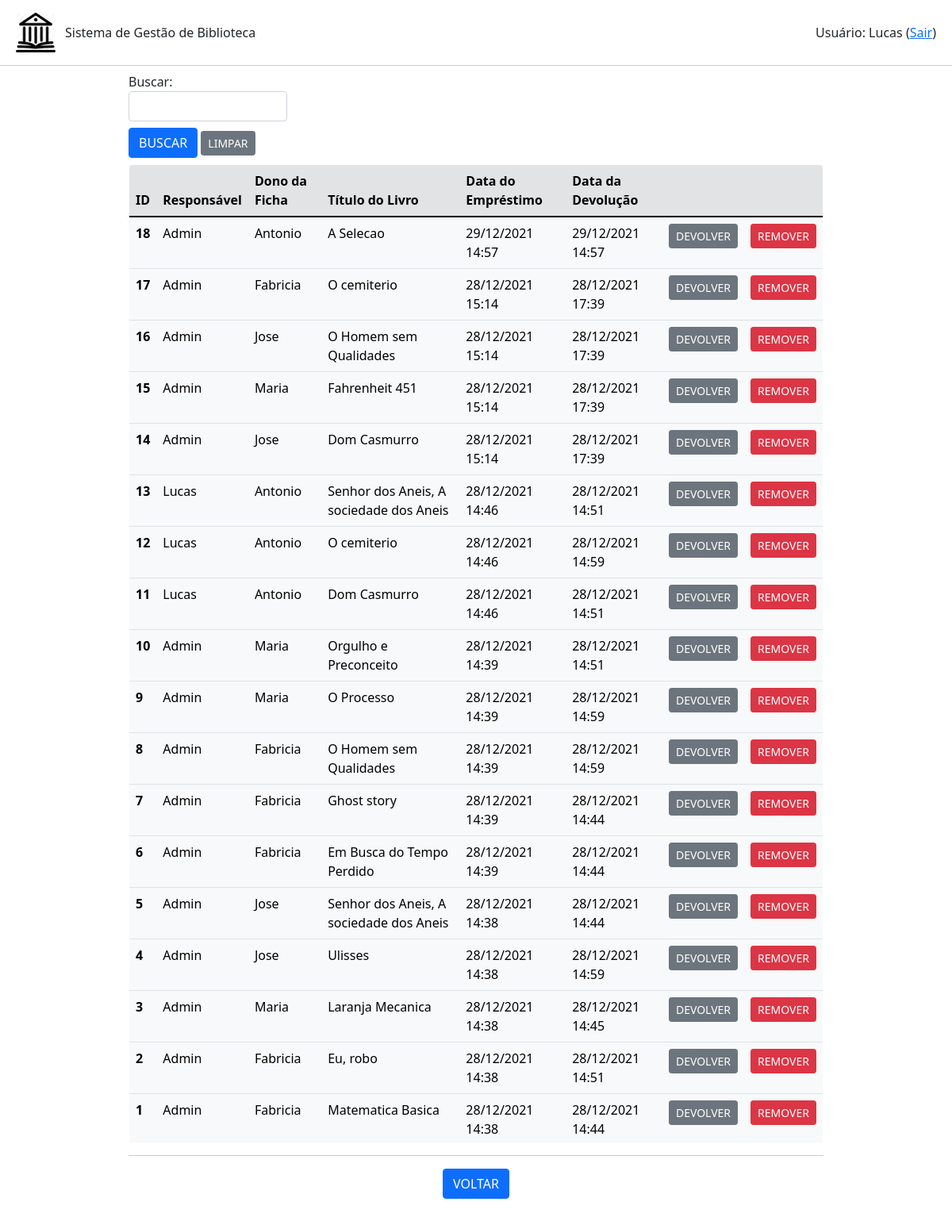
Before: /emprestimo/listar (signed in) with the older database file.
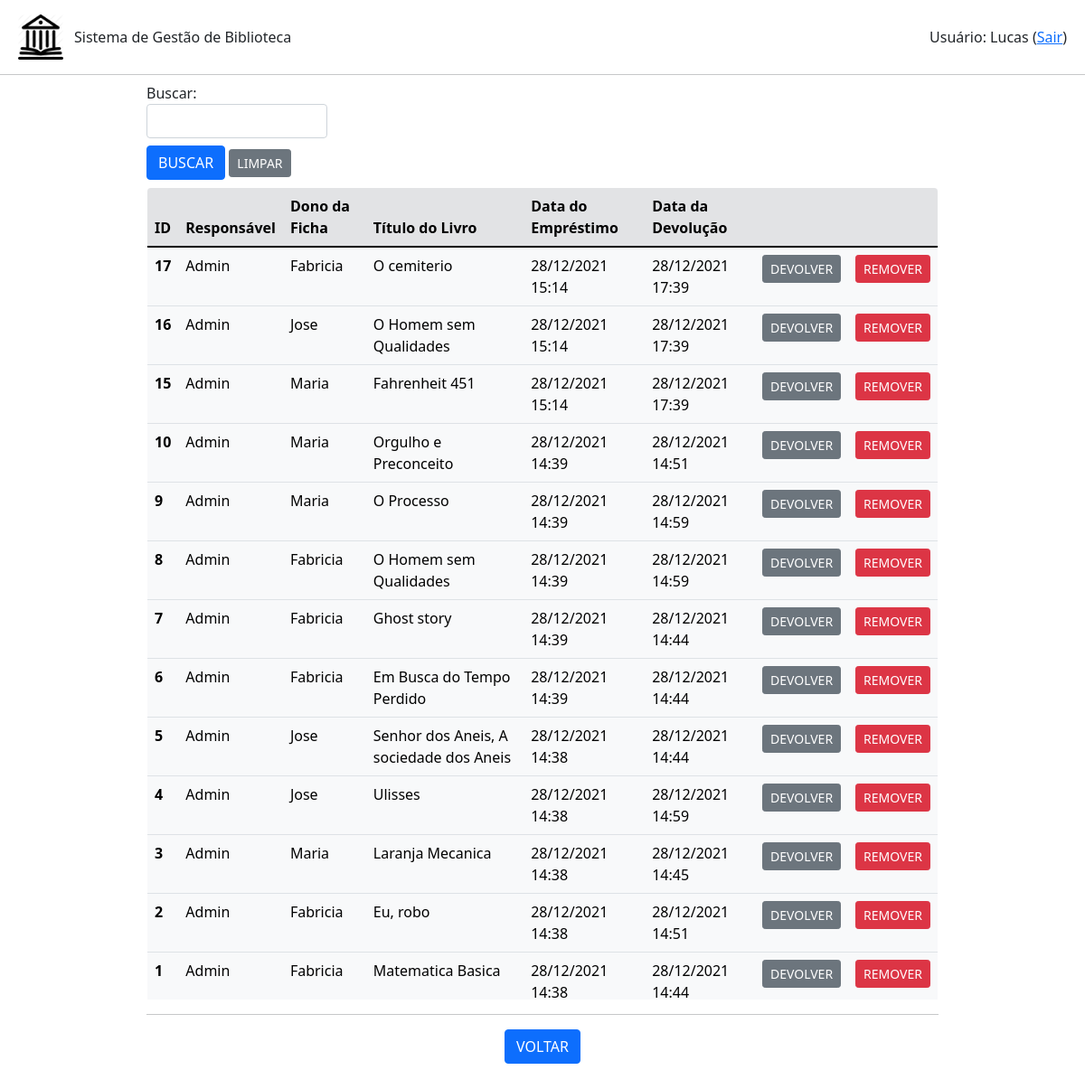
After: the same page with the newer database file.
### emprestimo.py (models this page shows, shortened)
class Emprestimo(db.Model):
    id = db.Column(db.Integer, primary_key=True)
    id_usuario = db.Column(db.Integer,db.ForeignKey('usuario.id'))
    id_livro = db.Column(db.Integer,db.ForeignKey('livro.id'))
    id_ficha = db.Column(db.Integer,db.ForeignKey('ficha.id'))
    data_emprestimo = db.Column(db.DateTime, unique=False, nullable=False)
    data_devolucao = db.Column(db.DateTime, unique=False, nullable=True)

### usuario.py (models this page shows, shortened)
class Usuario(db.Model):
    id = db.Column(db.Integer, primary_key=True)
    nome = db.Column(db.String(200), unique=False, nullable=False)
    username = db.Column(db.String(80), unique=True, nullable=False)
    email = db.Column(db.String(120), unique=True, nullable=False)
    telefone = db.Column(db.String(20),unique=False, nullable=False)
    senha = db.Column(db.String(80), unique=False, nullable=False)
    admin = db.Column(db.Boolean(), default=False)
    emprestimo = db.relationship('Emprestimo', backref='usuario', lazy=True)

### ficha.py (models this page shows, shortened)
class Ficha(db.Model):
    id = db.Column(db.Integer, primary_key=True)
    nome = db.Column(db.String(200), unique=False, nullable=False)
    cpf = db.Column(db.String(20), unique=True, nullable=False)
    email = db.Column(db.String(120), unique=True, nullable=False)
    ativo = db.Column(db.Boolean(), default=False)
    qtdLivros = db.Column(db.Integer, unique=False, nullable=False)
    totalLivros = db.Column(db.Integer, unique=False, nullable=False)
    emprestimo = db.relationship('Emprestimo', backref='ficha', lazy=True)

### livro.py (models this page shows, shortened)
class Livro(db.Model):
    id = db.Column(db.Integer, primary_key=True)
    titulo = db.Column(db.String(200), unique=False, nullable=False)
    autor = db.Column(db.String(80), unique=False, nullable=False)
    genero = db.Column(db.String(120), unique=False, nullable=False)
    disponivel = db.Column(db.Boolean, default=True)
    emprestimo = db.relationship('Emprestimo', backref='livro', lazy=True)

### app.py (the view, shortened to what this page needs)
@app.route('/emprestimo/listar', methods=['POST','GET'])
def listar_emprestimos():
    if session.get('autenticado',False)==False:
        flash(u'Login necessário!', category='warning')
        return(redirect(url_for('login')))
    form = BuscaForm()
    emprestimos = Emprestimo.query.order_by(Emprestimo.data_emprestimo.desc()).all()
    return(render_template('emprestimos.html', emprestimos=emprestimos, form=form, action=url_for('listar_emprestimos')))

### formBusca.py
class BuscaForm(FlaskForm):
    campo = StringField('Buscar: ', validators=[DataRequired()])
    enviar = SubmitField('BUSCAR')

### templates/emprestimos.html (shortened to what this page needs)
{% extends "base.html" %}
{% block conteudo %}
<div class="container-fluid mx-auto mb-1" style="width: 75%; max-height: 100vh;">
    {% from 'bootstrap/form.html' import render_field %}
    <form method="post">
        <div class="mt-2" style="width: 200px;">
            {{ render_field(form.campo) }}
        </div>
        <div class="mt-2 mb-2">
            {{ render_field(form.enviar, button_style="primary", button_size="sm") }}
            <a class="btn btn-secondary btn-sm" href="{{url_for('listar_emprestimos')}}" role="button">LIMPAR</a>
        </div>
    </form>
    <div style="max-height: 60vh; overflow-y: auto;">
        <table class=" table table-light border rounded-3" style="overflow: hidden;">
            <thead>
            <tr class="table-secondary">
                <th scope="col">ID</th>
                <th scope="col">Responsável</th>
                <th scope="col">Dono da Ficha</th>
                <th scope="col">Título do Livro</th>
                <th scope="col">Data do Empréstimo</th>
                <th scope="col">Data da Devolução</th>
                <th scope="col"></th>
                <th scope="col"></th>
            </tr>
            </thead>
            <tbod>
                {% for emprestimo in emprestimos %}
                    <tr>
                        <th scope="row">{{emprestimo.id}}</th>
                        {% if emprestimo.usuario is not none %}
                            <td>{{emprestimo.usuario.nome}}</td>
                        {% else %}
                            <td>Sem dados</td>
                        {% endif %}
                        {% if emprestimo.ficha is not none %}
                            <td>{{emprestimo.ficha.nome}}</td>
                        {% else %}
                            <td>Sem dados</td>
                        {% endif %}
                        {% if emprestimo.livro is not none %}
                            <td>{{emprestimo.livro.titulo}}</td>
                        {% else %}
                            <td>Sem dados</td>
                        {% endif %}
                        <td>{{emprestimo.data_emprestimo.strftime('%d/%m/%Y %H:%M')}}</td>
                        {% if emprestimo.data_devolucao is not none %}
                            <td>{{emprestimo.data_devolucao.strftime('%d/%m/%Y %H:%M')}}</td>
                            <td class="text-center">
                                <a class="btn btn-secondary btn-sm" href="{{url_for('devolver_emprestimo',id_emprestimo=emprestimo.id)}}" role="button">DEVOLVER</a>
                            </td>
                        {% else %}
                            <td>NÃO DEVOLVIDO</td>
                            <td class="text-center">
                                <a class="btn btn-success btn-sm" href="{{url_for('devolver_emprestimo',id_emprestimo=emprestimo.id)}}" role="button">DEVOLVER</a>
                            </td>
                        {% endif %}
                        <td class="text-center"><a class="btn btn-danger btn-sm" href="{{url_for('remover_emprestimo',id_emprestimo=emprestimo.id)}}" role="button">REMOVER</a></td>
                    </tr>
                {% endfor %}
        </table>
    </div>
    <hr>
    <div class="row text-center">
        <div class="col mr-1">
            <a class="btn btn-primary" href="{{url_for('root')}}" role="button">VOLTAR</a>
        </div>
    </div>
</div>
{% endblock %}

### templates/base.html (shortened to what this page needs)
<!DOCTYPE html>
<html>
    <head>
      <link href="https://cdn.jsdelivr.net/npm/bootstrap@5.1.3/dist/css/bootstrap.min.css" rel="stylesheet">
    </head>
  <body>
    <div class="row mx-0 mb-3 mt-3">
      <div class="col-md-auto ms-2 my-auto" style="width: 62px;">
          <img src="{{url_for('static', filename='Biblioteca_icon.png')}}" style="width: 50px; height: 50px;">
      </div>
      <div class="col my-auto" style="height: 100%;">
        Sistema de Gestão de Biblioteca
      </div>
      <div class="col text-end me-2 my-auto" style="height: 100%;">
        {% if session.get('autenticado',False)==False %}
          <a class="btn btn-primary" href="{{url_for('login')}}" role="button">Entrar</a>
        {% else %}
          Usuário: {{session.get('nome')}}
          (<a href="{{url_for('logout')}}">Sair</a>)
        {% endif %}
      </div>
    </div>
    <hr class="my-0">
    {% block conteudo %}
    {% endblock %}
  </body>
</html>

Changed rows visible on the page:
removed Emprestimo: id "18", usuario.nome "Admin", ficha.nome "Antonio", livro.titulo "A Selecao", data_emprestimo "29/12/2021 14:57", data_devolucao "29/12/2021 14:57"
removed Emprestimo: id "14", usuario.nome "Admin", ficha.nome "Jose", livro.titulo "Dom Casmurro", data_emprestimo "28/12/2021 15:14", data_devolucao "28/12/2021 17:39"
removed Emprestimo: id "13", usuario.nome "Lucas", ficha.nome "Antonio", livro.titulo "Senhor dos Aneis, A sociedade dos Aneis", data_emprestimo "28/12/2021 14:46", data_devolucao "28/12/2021 14:51"
removed Emprestimo: id "12", usuario.nome "Lucas", ficha.nome "Antonio", livro.titulo "O cemiterio", data_emprestimo "28/12/2021 14:46", data_devolucao "28/12/2021 14:59"
removed Emprestimo: id "11", usuario.nome "Lucas", ficha.nome "Antonio", livro.titulo "Dom Casmurro", data_emprestimo "28/12/2021 14:46", data_devolucao "28/12/2021 14:51"
